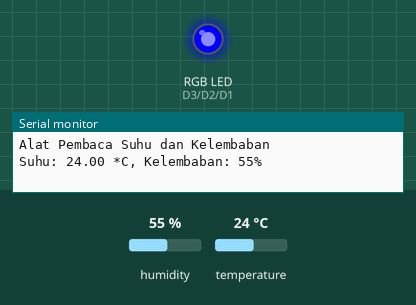
This program was run on a simulated ESP8266 (NodeMCU). Parts: an RGB LED mixed from three pins (HIGH = lit), the last lines printed to the serial monitor. The test bench sets the inputs (shaded band); at power-on: temperature 24 °C, humidity 55 %.

Above: at 2.2 s.
2.3 s: temperature set to 21 °C
4.4 s: temperature set to 18 °C
At 6.2 s:
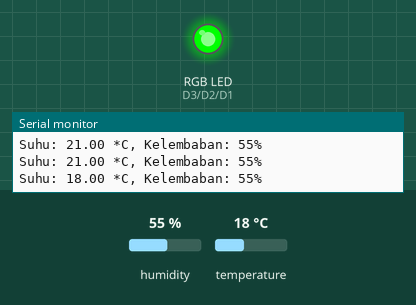
7.0 s: temperature set to 33 °C
At 8.3 s:
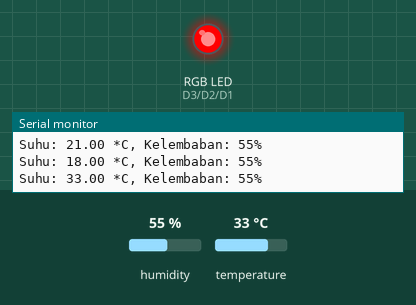
9.1 s: temperature set to 31 °C
11.3 s: temperature set to 28 °C
At 13.0 s:
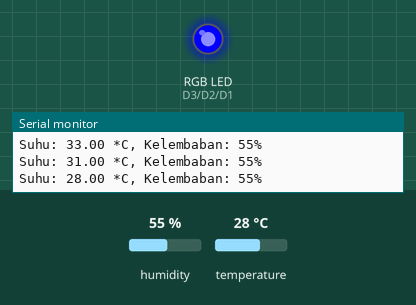
13.4 s: temperature set to 12 °C
At 15.9 s:
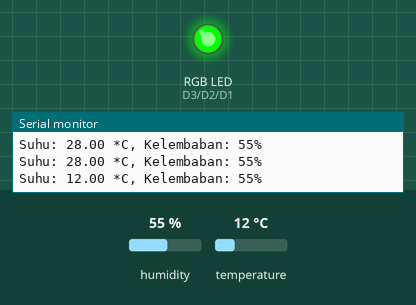
Timing chart, 0 to 17.2 s (numbered marks = the images above; inputs shaded):
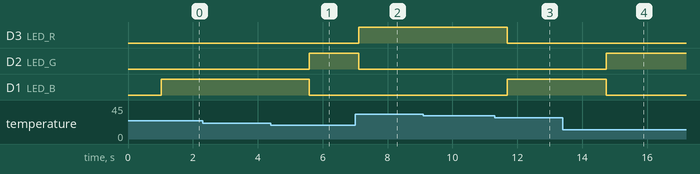

The program:

main.cpp
```cpp
#include <Arduino.h>
#include <SimpleDHT.h>

// Pin LED RGB
#define LED_R D3
#define LED_G D2
#define LED_B D1

// Kategori suhu
#define Suhu_Dingin 20
#define Suhu_Normal 30
#define Suhu_Panas 40

SimpleDHT11 dht11(D5); //instan sensor dht11

void KelembabanSuhu() {
  int err = SimpleDHTErrSuccess;
  byte temperature = 0;
  byte humidity = 0;

  if ((err = dht11.read(&temperature, &humidity, NULL)) != SimpleDHTErrSuccess) {
    Serial.print("Pembacaan DHT11 gagal, err=");
    Serial.println(err);
    delay(1000);
    return;
  }

  float suhu_celsius = (float)temperature;
  // float suhu_kelvin = suhu_celsius + 273.15; // Konversi suhu ke Kelvin
  // float suhu_reaumur = suhu_celsius * 0.8; // Konversi suhu ke Reaumur

  Serial.print("Suhu: ");
  Serial.print(suhu_celsius);
  Serial.print(" *C, Kelembaban: ");
  Serial.print(humidity);
  Serial.println("%");

  // Indikator LED RGB
  if (suhu_celsius < Suhu_Dingin) {
    analogWrite(LED_R, 0); // LED Merah mati
    analogWrite(LED_G, 255); // LED Hijau nyala
    analogWrite(LED_B, 0); // LED Biru mati
  } else if (suhu_celsius >= Suhu_Dingin && suhu_celsius < Suhu_Normal) {
    analogWrite(LED_R, 0); // LED Merah mati
    analogWrite(LED_G, 0); // LED Hijau mati
    analogWrite(LED_B, 255); // LED Biru nyala
  } else {
    analogWrite(LED_R, 255); // LED Merah nyala
    analogWrite(LED_G, 0); // LED Hijau mati
    analogWrite(LED_B, 0); // LED Biru mati
  }

  delay(1500);
}

void setup() {
  Serial.begin(115200);
  Serial.println("Alat Pembaca Suhu dan Kelembaban");
  pinMode(LED_R, OUTPUT);
  pinMode(LED_G, OUTPUT);
  pinMode(LED_B, OUTPUT);
  delay(1000);
}

void loop() {
  KelembabanSuhu();
}
```

Measured:
- the behaviour switches between 20 and 19 °C on temperature (found by bisection; images 0 and 1)
- the behaviour switches between 30 and 29 °C on temperature (found by bisection; images 2 and 3)
- after the input at 4.4 s, D2 (LED_G): LOW → HIGH after 1.2 s; D1 (LED_B): HIGH → LOW after 1.2 s
- after the input at 7.0 s, D3 (LED_R): LOW → HIGH after 0.12 s; D2 (LED_G): HIGH → LOW after 0.12 s
- after the input at 11.3 s, D3 (LED_R): HIGH → LOW after 0.39 s; D1 (LED_B): LOW → HIGH after 0.39 s
- after the input at 13.4 s, D2 (LED_G): LOW → HIGH after 1.3 s; D1 (LED_B): HIGH → LOW after 1.3 s
